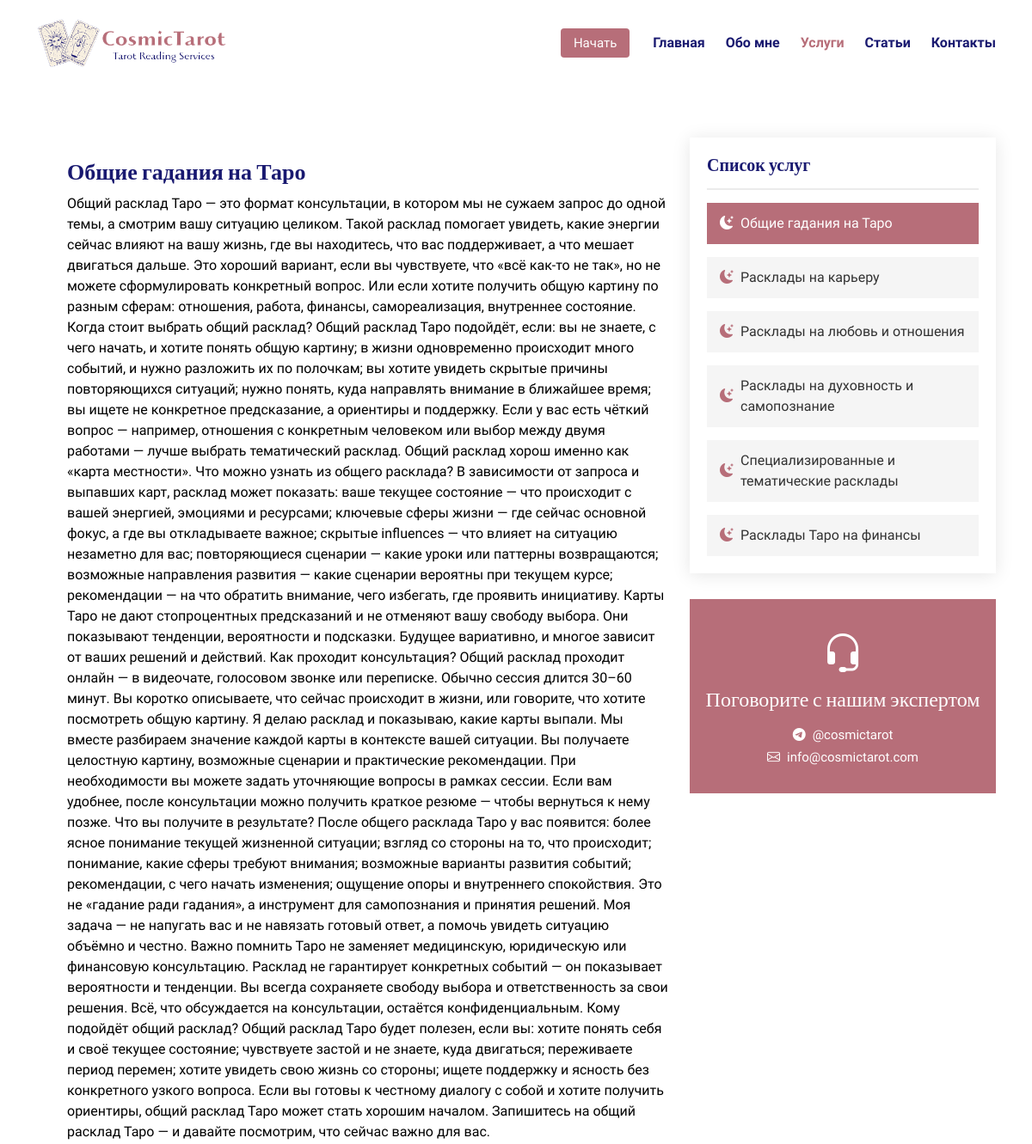
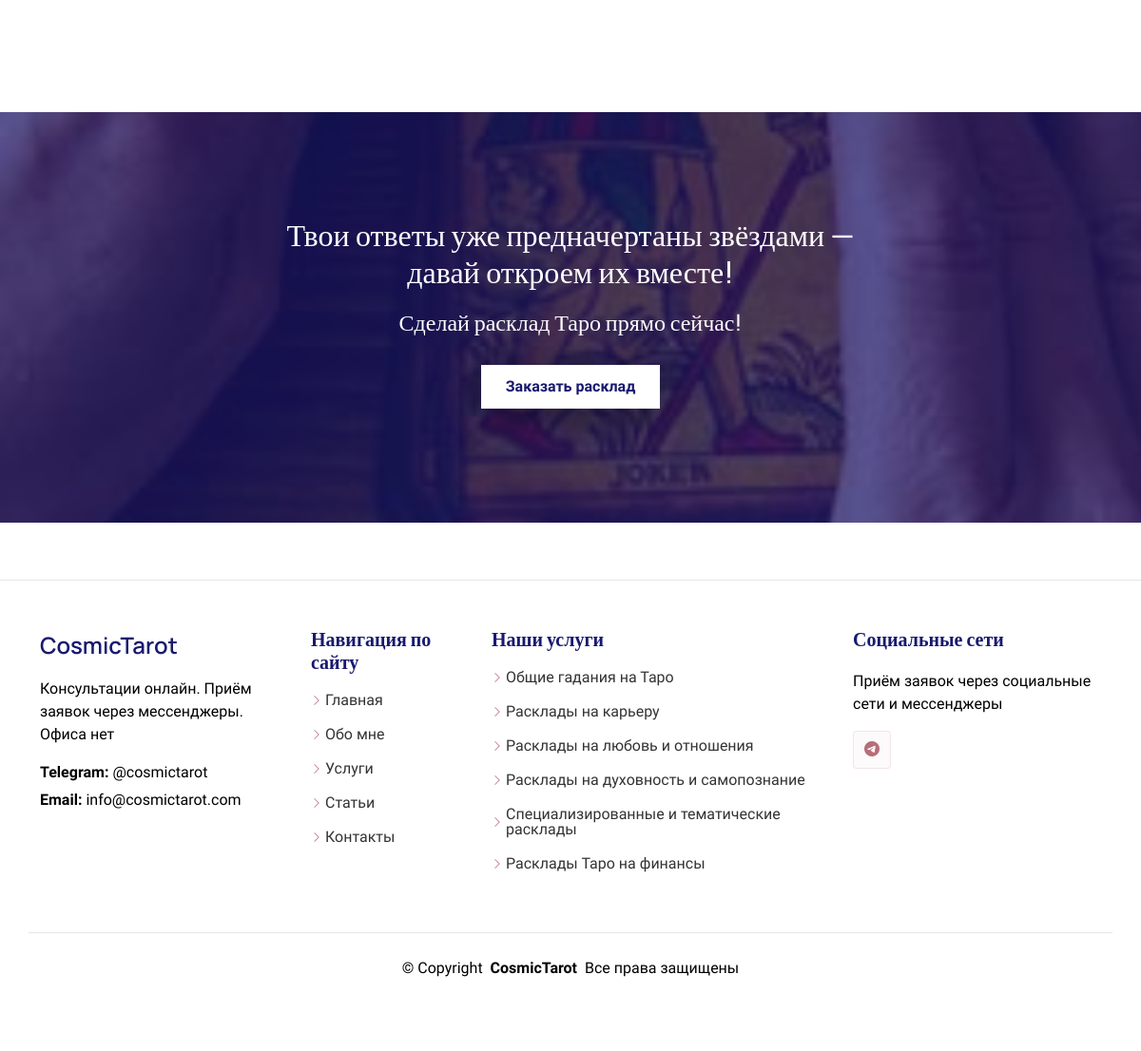
Page /services/general-tarot-readings on the committed database (2 pictures, top to bottom).
### services/models.py (models this page shows, shortened)
class Service(models.Model):
  name = models.CharField('Name', max_length=255)
  slug = models.CharField('Slug', max_length=255)
  excerpt = models.CharField('Excerpt', max_length=255, blank=True)
  body = models.TextField()
  icon = models.CharField('Icon', max_length=20)
  active = models.BooleanField('Active', default=True)

### services/views.py (the view)
# urls.py: path('<slug:slug>', views.service_detail, name='service_detail'),
def service_detail(request, slug):
  service = get_object_or_404(Service, slug=slug)
  services = Service.objects.all()
  return render(request, 'services/detail.html', {
    'title': 'Услуги',
    'page': 'services',
    'service': service,
    'services': services
  })

### core/context_processors.py (called while the page is built)
def site_settings(request):
  return {
    'sitename': 'CosmicTarot',
    'telegraf': '@cosmictarot',
    'email': 'info@cosmictarot.com',
  }

### services/templates/services/detail.html (shortened to what this page needs)
{% extends 'main/layouts/main.html' %}
{% block pageclass %}blog-page{% endblock %}
{% block content %}
  <section id="service-details" class="service-details section">
    <div class="container">
      <div class="row gy-5">
        <div class="col-lg-8 ps-lg-5" data-aos="fade-up" data-aos-delay="200">
          {% load static %}
          <h3>{{ service.name }}</h3>
          {{ service.body | safe }}
        </div>
        <div class="col-lg-4" data-aos="fade-up" data-aos-delay="100">
          {% include 'services/includes/services_list.html' %}
          {% include 'services/includes/help.html' %}
        </div>
      </div>
    </div>
  </section>
  {% include 'main/includes/cta.html' %}
{% endblock %}

### services/templates/services/includes/services_list.html
<div class="service-box">
  <h4 title="Services List">Список услуг</h4>
  {% if services %}
  <div class="services-list">
    {% for s in services %}
    <a href="/services/{{ s.slug }}" {% if s.slug == service.slug %}class="active"{% endif %}><i class="bi bi-moon-stars-fill"></i><span>{{ s.name }}</span></a>
    {% endfor %}
  </div>
  {% endif %}
</div>

### main/templates/main/includes/footer.html
<footer id="footer" class="footer">
  <div class="container footer-top">
    <div class="row gy-4">
      <div class="col-lg-3 col-md-6 footer-about">
        <a href="/" class="d-flex align-items-center">
          <span class="sitename">{{ sitename }}</span>
        </a>
        <div class="footer-contact pt-3">
          <p>Консультации онлайн. Приём заявок через мессенджеры. Офиса нет</p>
          <p class="mt-3"><strong>Telegram:</strong> <span>{{ telegraf }}</span></p>
          <p><strong>Email:</strong> <span>{{ email }}</span></p>
        </div>
      </div>
      <div class="col-lg-2 col-md-6 footer-links">
        <h4 title="Useful Links">Навигация по сайту</h4>
        <ul>
          <li><i class="bi bi-chevron-right"></i> <a href="/">Главная</a></li>
          <li><i class="bi bi-chevron-right"></i> <a href="/about">Обо мне</a></li>
          <li><i class="bi bi-chevron-right"></i> <a href="/services">Услуги</a></li>
          <li><i class="bi bi-chevron-right"></i> <a href="/blog">Статьи</a></li>
          <li><i class="bi bi-chevron-right"></i> <a href="/contact">Контакты</a></li>
        </ul>
      </div>
      <div class="col-lg-4 col-md-6 footer-links">
        <h4 title="Our Services">Наши услуги</h4>
        {% if services %}
        <ul>
          {% for service in services %}
          <li><i class="bi bi-chevron-right"></i> <a href="/services/{{ service.slug }}">{{ service.name }}</a></li>
          {% endfor %}
        </ul>
        {% endif %}
      </div>
      <div class="col-lg-3 col-md-6">
        <h4 title="Social Links">Социальные сети</h4>
        <p>Приём заявок через социальные сети и мессенджеры</p>
        <div class="social-links d-flex">
          <a href=""><i class="bi bi-telegram"></i></a>
        </div>
      </div>
    </div>
  </div>
  <div class="container copyright text-center mt-4">
    <p>© <span>Copyright</span> <strong class="px-1 sitename">{{ sitename }}</strong> <span title="All Rights Reserved">Все права защищены</span></p>
  </div>
</footer>

### main/static/main/css/main.css (style rules this page uses)
:root { --default-font: "Mulish", serif, system-ui, -apple-system, "Segoe UI", Roboto, "Helvetica Neue", Arial, "Noto Sans", "Liberation Sans", sans-serif, "Apple Color Emoji", "Segoe UI Emoji", "Segoe UI Symbol", "Noto Color Emoji"; --heading-font: "Manrope", serif; --nav-font: "Mulish", serif; }
:root { --background-color: #ffffff; --default-color: #000000; --heading-color: #191970; --accent-color: #B76E79; --surface-color: #ffffff; --contrast-color: #ffffff; }
:root { --nav-color: #191970; --nav-hover-color: #B76E79; --nav-mobile-background-color: #ffffff; --nav-dropdown-background-color: #ffffff; --nav-dropdown-color: #212529; --nav-dropdown-hover-color: #4154f1; }
:root { scroll-behavior: smooth; }
body { color: var(--default-color); background-color: var(--background-color); font-family: var(--default-font); }
a { color: var(--accent-color); text-decoration: none; transition: 0.3s; }
h1, h2, h3, h4, h5, h6 { color: var(--heading-color); font-family: var(--heading-font); }
.footer { border-top: 1px solid color-mix(in srgb, var(--default-color), transparent 90%); color: var(--default-color); background-color: var(--background-color); font-size: 16px; padding-bottom: 50px; position: relative; }
.footer .footer-top { padding-top: 50px; }
.footer .social-links a { display: flex; align-items: center; justify-content: center; width: 40px; height: 40px; border-radius: 4px; background-color: color-mix(in srgb, var(--accent-color), transparent 97%); border: 1px solid color-mix(in srgb, var(--accent-color), transparent 85%); font-size: 16px; color: var(--accent-color); margin-right: 10px; transition: 0.3s; }
.footer h4 { font-size: 20px; font-weight: bold; position: relative; padding-bottom: 12px; }
.footer .footer-links { margin-bottom: 30px; }
.footer .footer-links ul { list-style: none; padding: 0; margin: 0; }
.footer .footer-links ul i { margin-right: 3px; font-size: 12px; line-height: 0; color: var(--accent-color); }
.footer .footer-links ul li { padding: 10px 0; display: flex; align-items: center; }
.footer .footer-links ul li:first-child { padding-top: 0; }
.footer .footer-links ul a { display: inline-block; color: color-mix(in srgb, var(--default-color), transparent 20%); line-height: 1; }
.footer .footer-about a { color: var(--heading-color); font-size: 24px; font-weight: 600; font-family: var(--heading-font); }
.footer .footer-contact p { margin-bottom: 5px; }
.footer .copyright { padding-top: 25px; padding-bottom: 25px; border-top: 1px solid color-mix(in srgb, var(--default-color), transparent 90%); }
.footer .copyright p { margin-bottom: 0; }
section, .section { color: var(--default-color); background-color: var(--background-color); padding: 60px 0; scroll-margin-top: 98px; overflow: clip; }
.service-details .service-box { background-color: var(--surface-color); padding: 20px; box-shadow: 0px 2px 20px rgba(0, 0, 0, 0.1); }
.service-details .service-box h4 { font-size: 20px; font-weight: 700; border-bottom: 2px solid color-mix(in srgb, var(--default-color), transparent 92%); padding-bottom: 15px; margin-bottom: 15px; }
.service-details .services-list { background-color: var(--surface-color); }
.service-details .services-list a { color: color-mix(in srgb, var(--default-color), transparent 20%); background-color: color-mix(in srgb, var(--default-color), transparent 96%); display: flex; align-items: center; padding: 12px 15px; margin-top: 15px; transition: 0.3s; }
.service-details .services-list a:first-child { margin-top: 0; }
.service-details .services-list a i { font-size: 16px; margin-right: 8px; color: var(--accent-color); }
.service-details .services-list a.active { color: var(--contrast-color); background-color: var(--accent-color); }
.service-details .services-list a.active i { color: var(--contrast-color); }
.service-details h3 { font-size: 26px; font-weight: 700; margin-bottom: 10px; }

### rows in the picture
Service: name "Общие гадания на Таро", body "Общий расклад Таро — это формат консультации, в котором мы не сужаем запрос до одной темы, а смотрим вашу ситуацию целиком. Такой расклад помогает увидеть, какие энергии сейчас влияют на вашу жизнь, где вы находитесь, что вас поддерживает, а что мешает двигаться дальше. Это хороший вариант, если вы чувствуете, что «всё как-то не так», но не можете сформулировать конкретный вопрос. Или если хотите получить общую картину по разным сферам: отношения, работа, финансы, самореализация, внутреннее состояние. Когда стоит выбрать общий расклад? Общий расклад Таро подойдёт, если: вы не знаете, с чего начать, и хотите понять общую картину; в жизни одновременно происходит много событий, и нужно…"
Service: name "Расклады на карьеру"
Service: name "Расклады на любовь и отношения"
Service: name "Расклады на духовность и самопознание"
Service: name "Специализированные и тематические расклады"
Service: name "Расклады Таро на финансы"

### other values in the picture
{{ telegraf }} "@cosmictarot"
{{ email }} "info@cosmictarot.com"
{{ sitename }} "CosmicTarot"
